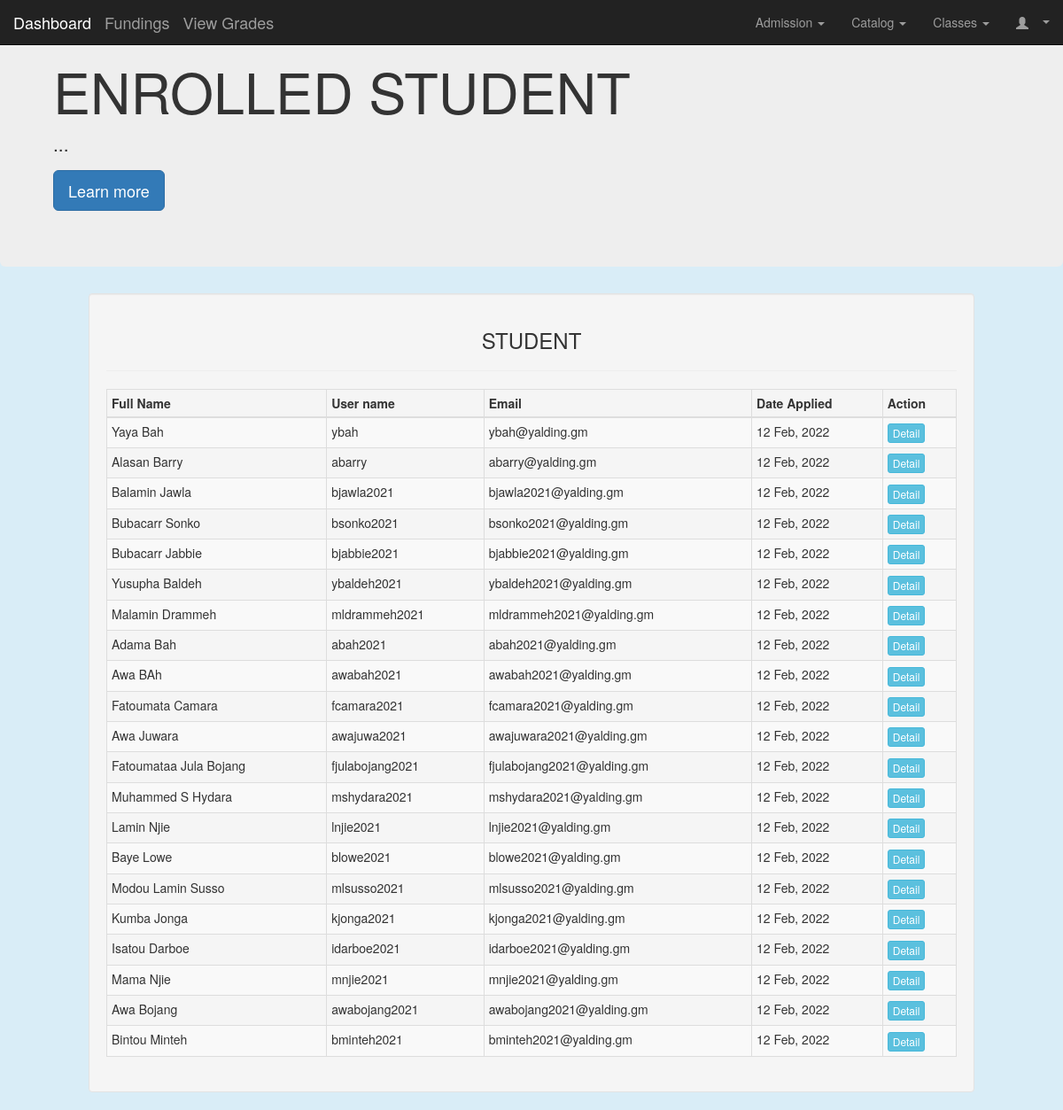
/app/admin/enrolled.php (signed in), run on the app's committed database.
### tables this page shows
CREATE TABLE `users` (
  `user_id` int(11) NOT NULL,
  `full_name` varchar(100) NOT NULL,
  `email` varchar(100) NOT NULL,
  `user_name` varchar(150) NOT NULL,
  `password` varchar(200) NOT NULL,
  `user_role` varchar(75) DEFAULT NULL,
  `gender` varchar(10) DEFAULT NULL,
  `tele` varchar(50) DEFAULT NULL,
  `mobile` varchar(50) DEFAULT NULL,
  `stud_parent_name` varchar(50) DEFAULT NULL,
  `address` varchar(15) DEFAULT NULL,
  `pschool` varchar(50) DEFAULT NULL,
  `eth` varchar(15) DEFAULT NULL,
  `date_of_birth` varchar(50) DEFAULT NULL,
  `stud_place_birth` varchar(100) DEFAULT NULL,
  `file_one` text DEFAULT NULL,
  `file_2` text DEFAULT NULL,
  `last_login` timestamp NULL DEFAULT NULL ON UPDATE current_timestamp(),
  `join_date` timestamp NULL DEFAULT current_timestamp(),
  `change_password` tinyint(4) NOT NULL DEFAULT 0,
  `status` tinyint(4) NOT NULL DEFAULT 0,
  `permission` tinyint(4) NOT NULL DEFAULT 1,
  `deleted` tinyint(4) NOT NULL DEFAULT 0
);

### core/helpers/func.php (called while the page is built, shortened)
<?php
function human_date($date)
{
    return date("d M, Y", strtotime($date));
}

### app/admin/enrolled.php (the view, shortened to what this page needs)
<?php
require_once $_SERVER['DOCUMENT_ROOT'] . '/schoolApp/core/connection/init.php';
include(ROOT . DS . "app" . DS . "components" . DS . "admin_nav.php");
$enroll_get = $db->query("SELECT * FROM `users` WHERE `user_role` = '3' AND `status` = '1' ORDER BY `user_id`");
?>
<div class="container-fluid">
    <div class="row">
        <div class="jumbotron">
            <h1>ENROLLED STUDENT</h1>
            <p>...</p>
            <p><a class="btn btn-primary btn-lg" href="#" role="button">Learn more</a></p>
        </div>
        <div class="col-xs-10 col-xs-offset-1 col-sm-10 col-md-10 col-md-offset-1 well">
            <h3 class="text-center">STUDENT</h3>
            <hr>
            <table class="table table-striped table-hover table-condensed table-bordered">
                <thead>
                    <th>Full Name</th>
                    <th>User name</th>
                    <th>Email</th>
                    <th>Date Applied</th>
                    <th>Action</th>
                </thead>
                <tbody>
                    <?php while ($applied = mysqli_fetch_assoc($enroll_get)) : ?>
                        <tr>
                            <td><?= $applied['full_name'] ?></td>
                            <td><?= $applied['user_name'] ?></td>
                            <td><?= $applied['email'] ?></td>
                            <td><?= human_date($applied['join_date']) ?></td>
                            <td><a href="detail.php?detail=<?= $applied['user_id'] ?>" class="btn btn-xs btn-info">Detail</a></td>
                        </tr>
                    <?php endwhile; ?>
                </tbody>
            </table>
        </div>
    </div>
</div>
<?php require_once(ROOT . DS . "core" . DS . "resource" . DS . "script.php");

### data on the page
users: full_name "Yaya Bah", user_name "ybah", email "ybah@yalding.gm", join_date "12 Feb, 2022"
users: full_name "Alasan Barry", user_name "abarry", email "abarry@yalding.gm", join_date "12 Feb, 2022"
users: full_name "Balamin Jawla", user_name "bjawla2021", email "bjawla2021@yalding.gm", join_date "12 Feb, 2022"
users: full_name "Bubacarr Sonko", user_name "bsonko2021", email "bsonko2021@yalding.gm", join_date "12 Feb, 2022"
users: full_name "Bubacarr Jabbie", user_name "bjabbie2021", email "bjabbie2021@yalding.gm", join_date "12 Feb, 2022"
users: full_name "Yusupha Baldeh", user_name "ybaldeh2021", email "ybaldeh2021@yalding.gm", join_date "12 Feb, 2022"
users: full_name "Malamin Drammeh", user_name "mldrammeh2021", email "mldrammeh2021@yalding.gm", join_date "12 Feb, 2022"
users: full_name "Adama Bah", user_name "abah2021", email "abah2021@yalding.gm", join_date "12 Feb, 2022"
users: full_name "Awa BAh", user_name "awabah2021", email "awabah2021@yalding.gm", join_date "12 Feb, 2022"
users: full_name "Fatoumata Camara", user_name "fcamara2021", email "fcamara2021@yalding.gm", join_date "12 Feb, 2022"
users: full_name "Awa Juwara", user_name "awajuwa2021", email "awajuwara2021@yalding.gm", join_date "12 Feb, 2022"
users: full_name "Fatoumataa Jula Bojang", user_name "fjulabojang2021", email "fjulabojang2021@yalding.gm", join_date "12 Feb, 2022"
users: full_name "Muhammed S Hydara", user_name "mshydara2021", email "mshydara2021@yalding.gm", join_date "12 Feb, 2022"
users: full_name "Lamin Njie", user_name "lnjie2021", email "lnjie2021@yalding.gm", join_date "12 Feb, 2022"
users: full_name "Baye Lowe", user_name "blowe2021", email "blowe2021@yalding.gm", join_date "12 Feb, 2022"
users: full_name "Modou Lamin Susso", user_name "mlsusso2021", email "mlsusso2021@yalding.gm", join_date "12 Feb, 2022"
users: full_name "Kumba Jonga", user_name "kjonga2021", email "kjonga2021@yalding.gm", join_date "12 Feb, 2022"
users: full_name "Isatou Darboe", user_name "idarboe2021", email "idarboe2021@yalding.gm", join_date "12 Feb, 2022"
users: full_name "Mama Njie", user_name "mnjie2021", email "mnjie2021@yalding.gm", join_date "12 Feb, 2022"
users: full_name "Awa Bojang", user_name "awabojang2021", email "awabojang2021@yalding.gm", join_date "12 Feb, 2022"
users: full_name "Bintou Minteh", user_name "bminteh2021", email "bminteh2021@yalding.gm", join_date "12 Feb, 2022"
